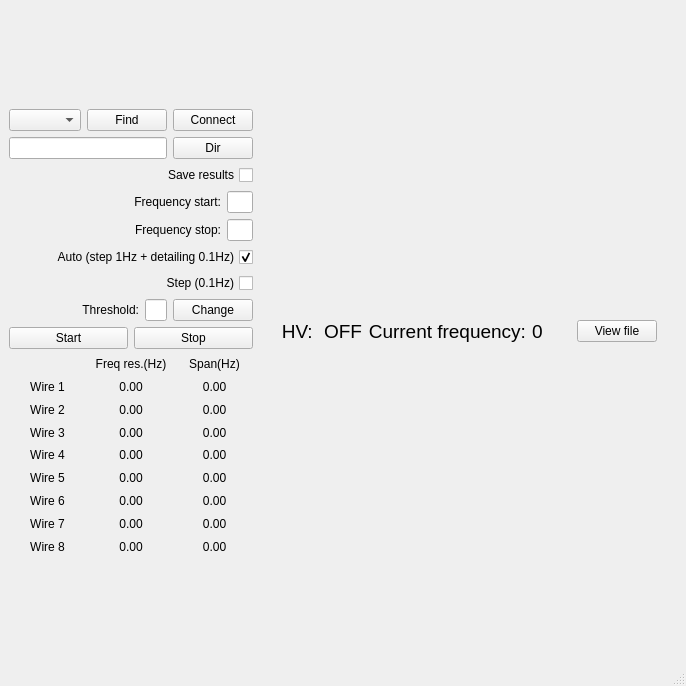
<?xml version="1.0" encoding="UTF-8"?>
<ui version="4.0">
 <class>MainWindow</class>
 <widget class="QMainWindow" name="MainWindow">
  <property name="geometry">
   <rect>
    <x>0</x>
    <y>0</y>
    <width>686</width>
    <height>686</height>
   </rect>
  </property>
  <property name="windowTitle">
   <string>Resonance test</string>
  </property>
  <widget class="QWidget" name="centralwidget">
   <layout class="QHBoxLayout" name="horizontalLayout_2" stretch="1,8">
    <item>
     <layout class="QVBoxLayout" name="verticalLayout">
      <property name="sizeConstraint">
       <enum>QLayout::SetMaximumSize</enum>
      </property>
      <property name="topMargin">
       <number>100</number>
      </property>
      <property name="bottomMargin">
       <number>100</number>
      </property>
      <item>
       <layout class="QHBoxLayout" name="horizontalLayout_3" stretch="3,1,1">
        <item>
         <widget class="QComboBox" name="comboBox_ports"/>
        </item>
        <item>
         <widget class="QPushButton" name="pushButton_find">
          <property name="text">
           <string>Find</string>
          </property>
         </widget>
        </item>
        <item>
         <widget class="QPushButton" name="pushButton_connect">
          <property name="text">
           <string>Connect</string>
          </property>
         </widget>
        </item>
       </layout>
      </item>
      <item>
       <layout class="QHBoxLayout" name="horizontalLayout_4">
        <item>
         <widget class="QLineEdit" name="lineEdit_directory">
          <property name="readOnly">
           <bool>true</bool>
          </property>
         </widget>
        </item>
        <item>
         <widget class="QPushButton" name="pushButton_directory">
          <property name="text">
           <string>Dir</string>
          </property>
         </widget>
        </item>
       </layout>
      </item>
      <item>
       <layout class="QHBoxLayout" name="horizontalLayout_5">
        <item>
         <widget class="QCheckBox" name="checkBox_save">
          <property name="layoutDirection">
           <enum>Qt::RightToLeft</enum>
          </property>
          <property name="text">
           <string>Save results</string>
          </property>
         </widget>
        </item>
       </layout>
      </item>
      <item>
       <layout class="QHBoxLayout" name="horizontalLayout_6" stretch="8,1">
        <item>
         <widget class="QLabel" name="label">
          <property name="layoutDirection">
           <enum>Qt::RightToLeft</enum>
          </property>
          <property name="text">
           <string>Frequency start:</string>
          </property>
          <property name="alignment">
           <set>Qt::AlignRight|Qt::AlignTrailing|Qt::AlignVCenter</set>
          </property>
         </widget>
        </item>
        <item>
         <widget class="QLineEdit" name="lineEdit_start">
          <property name="alignment">
           <set>Qt::AlignCenter</set>
          </property>
         </widget>
        </item>
       </layout>
      </item>
      <item>
       <layout class="QHBoxLayout" name="horizontalLayout_7" stretch="8,1">
        <item>
         <widget class="QLabel" name="label_2">
          <property name="text">
           <string>Frequency stop:</string>
          </property>
          <property name="alignment">
           <set>Qt::AlignRight|Qt::AlignTrailing|Qt::AlignVCenter</set>
          </property>
         </widget>
        </item>
        <item>
         <widget class="QLineEdit" name="lineEdit_stop">
          <property name="alignment">
           <set>Qt::AlignCenter</set>
          </property>
         </widget>
        </item>
       </layout>
      </item>
      <item>
       <layout class="QHBoxLayout" name="horizontalLayout_8">
        <item>
         <widget class="QCheckBox" name="checkBox_auto">
          <property name="layoutDirection">
           <enum>Qt::RightToLeft</enum>
          </property>
          <property name="text">
           <string>Auto (step 1Hz + detailing 0.1Hz)</string>
          </property>
          <property name="checked">
           <bool>true</bool>
          </property>
         </widget>
        </item>
       </layout>
      </item>
      <item>
       <layout class="QHBoxLayout" name="horizontalLayout_9">
        <item>
         <widget class="QCheckBox" name="checkBox_step">
          <property name="layoutDirection">
           <enum>Qt::RightToLeft</enum>
          </property>
          <property name="text">
           <string>Step (0.1Hz)</string>
          </property>
         </widget>
        </item>
       </layout>
      </item>
      <item>
       <layout class="QHBoxLayout" name="horizontalLayout_11" stretch="8,1,0">
        <item>
         <widget class="QLabel" name="label_3">
          <property name="text">
           <string>Threshold:</string>
          </property>
          <property name="alignment">
           <set>Qt::AlignRight|Qt::AlignTrailing|Qt::AlignVCenter</set>
          </property>
         </widget>
        </item>
        <item>
         <widget class="QLineEdit" name="lineEdit_threshold">
          <property name="alignment">
           <set>Qt::AlignCenter</set>
          </property>
         </widget>
        </item>
        <item>
         <widget class="QPushButton" name="pushButton_change">
          <property name="text">
           <string>Change</string>
          </property>
         </widget>
        </item>
       </layout>
      </item>
      <item>
       <layout class="QHBoxLayout" name="horizontalLayout_10">
        <item>
         <widget class="QPushButton" name="pushButton_start">
          <property name="text">
           <string>Start</string>
          </property>
         </widget>
        </item>
        <item>
         <widget class="QPushButton" name="pushButton_stop">
          <property name="text">
           <string>Stop</string>
          </property>
         </widget>
        </item>
       </layout>
      </item>
      <item>
       <layout class="QGridLayout" name="gridLayout_2">
        <property name="sizeConstraint">
         <enum>QLayout::SetFixedSize</enum>
        </property>
        <property name="verticalSpacing">
         <number>6</number>
        </property>
        <item row="1" column="0">
         <widget class="QLabel" name="label_5">
          <property name="text">
           <string>Wire 1</string>
          </property>
          <property name="alignment">
           <set>Qt::AlignCenter</set>
          </property>
         </widget>
        </item>
        <item row="6" column="0">
         <widget class="QLabel" name="label_6">
          <property name="text">
           <string>Wire 6</string>
          </property>
          <property name="alignment">
           <set>Qt::AlignCenter</set>
          </property>
         </widget>
        </item>
        <item row="0" column="2">
         <widget class="QLabel" name="label_9">
          <property name="text">
           <string>Span(Hz)</string>
          </property>
          <property name="alignment">
           <set>Qt::AlignCenter</set>
          </property>
         </widget>
        </item>
        <item row="3" column="0">
         <widget class="QLabel" name="label_10">
          <property name="text">
           <string>Wire 3</string>
          </property>
          <property name="alignment">
           <set>Qt::AlignCenter</set>
          </property>
         </widget>
        </item>
        <item row="7" column="0">
         <widget class="QLabel" name="label_13">
          <property name="text">
           <string>Wire 7</string>
          </property>
          <property name="alignment">
           <set>Qt::AlignCenter</set>
          </property>
         </widget>
        </item>
        <item row="5" column="0">
         <widget class="QLabel" name="label_12">
          <property name="text">
           <string>Wire 5</string>
          </property>
          <property name="alignment">
           <set>Qt::AlignCenter</set>
          </property>
         </widget>
        </item>
        <item row="0" column="1">
         <widget class="QLabel" name="label_8">
          <property name="text">
           <string>Freq res.(Hz)</string>
          </property>
          <property name="alignment">
           <set>Qt::AlignCenter</set>
          </property>
         </widget>
        </item>
        <item row="2" column="0">
         <widget class="QLabel" name="label_7">
          <property name="text">
           <string>Wire 2</string>
          </property>
          <property name="alignment">
           <set>Qt::AlignCenter</set>
          </property>
         </widget>
        </item>
        <item row="4" column="0">
         <widget class="QLabel" name="label_11">
          <property name="text">
           <string>Wire 4</string>
          </property>
          <property name="alignment">
           <set>Qt::AlignCenter</set>
          </property>
         </widget>
        </item>
        <item row="8" column="0">
         <widget class="QLabel" name="label_14">
          <property name="text">
           <string>Wire 8</string>
          </property>
          <property name="alignment">
           <set>Qt::AlignCenter</set>
          </property>
         </widget>
        </item>
        <item row="1" column="1">
         <widget class="QLabel" name="freqW0">
          <property name="text">
           <string>0.00</string>
          </property>
          <property name="alignment">
           <set>Qt::AlignCenter</set>
          </property>
         </widget>
        </item>
        <item row="2" column="1">
         <widget class="QLabel" name="freqW1">
          <property name="text">
           <string>0.00</string>
          </property>
          <property name="alignment">
           <set>Qt::AlignCenter</set>
          </property>
         </widget>
        </item>
        <item row="3" column="1">
         <widget class="QLabel" name="freqW2">
          <property name="text">
           <string>0.00</string>
          </property>
          <property name="alignment">
           <set>Qt::AlignCenter</set>
          </property>
         </widget>
        </item>
        <item row="4" column="1">
         <widget class="QLabel" name="freqW3">
          <property name="text">
           <string>0.00</string>
          </property>
          <property name="alignment">
           <set>Qt::AlignCenter</set>
          </property>
         </widget>
        </item>
        <item row="5" column="1">
         <widget class="QLabel" name="freqW4">
          <property name="text">
           <string>0.00</string>
          </property>
          <property name="alignment">
           <set>Qt::AlignCenter</set>
          </property>
         </widget>
        </item>
        <item row="6" column="1">
         <widget class="QLabel" name="freqW5">
          <property name="text">
           <string>0.00</string>
          </property>
          <property name="alignment">
           <set>Qt::AlignCenter</set>
          </property>
         </widget>
        </item>
        <item row="7" column="1">
         <widget class="QLabel" name="freqW6">
          <property name="text">
           <string>0.00</string>
          </property>
          <property name="alignment">
           <set>Qt::AlignCenter</set>
          </property>
         </widget>
        </item>
        <item row="8" column="1">
         <widget class="QLabel" name="freqW7">
          <property name="text">
           <string>0.00</string>
          </property>
          <property name="alignment">
           <set>Qt::AlignCenter</set>
          </property>
         </widget>
        </item>
        <item row="1" column="2">
         <widget class="QLabel" name="spanW0">
          <property name="text">
           <string>0.00</string>
          </property>
          <property name="alignment">
           <set>Qt::AlignCenter</set>
          </property>
         </widget>
        </item>
        <item row="2" column="2">
         <widget class="QLabel" name="spanW1">
          <property name="text">
           <string>0.00</string>
          </property>
          <property name="alignment">
           <set>Qt::AlignCenter</set>
          </property>
         </widget>
        </item>
        <item row="3" column="2">
         <widget class="QLabel" name="spanW2">
          <property name="text">
           <string>0.00</string>
          </property>
          <property name="alignment">
           <set>Qt::AlignCenter</set>
          </property>
         </widget>
        </item>
        <item row="4" column="2">
         <widget class="QLabel" name="spanW3">
          <property name="text">
           <string>0.00</string>
          </property>
          <property name="alignment">
           <set>Qt::AlignCenter</set>
          </property>
         </widget>
        </item>
        <item row="5" column="2">
         <widget class="QLabel" name="spanW4">
          <property name="text">
           <string>0.00</string>
          </property>
          <property name="alignment">
           <set>Qt::AlignCenter</set>
          </property>
         </widget>
        </item>
        <item row="6" column="2">
         <widget class="QLabel" name="spanW5">
          <property name="text">
           <string>0.00</string>
          </property>
          <property name="alignment">
           <set>Qt::AlignCenter</set>
          </property>
         </widget>
        </item>
        <item row="7" column="2">
         <widget class="QLabel" name="spanW6">
          <property name="text">
           <string>0.00</string>
          </property>
          <property name="alignment">
           <set>Qt::AlignCenter</set>
          </property>
         </widget>
        </item>
        <item row="8" column="2">
         <widget class="QLabel" name="spanW7">
          <property name="text">
           <string>0.00</string>
          </property>
          <property name="alignment">
           <set>Qt::AlignCenter</set>
          </property>
         </widget>
        </item>
       </layout>
      </item>
     </layout>
    </item>
    <item>
     <layout class="QVBoxLayout" name="verticalLayout_2" stretch="1,10">
      <item>
       <layout class="QHBoxLayout" name="horizontalLayout" stretch="5,5,5,5,1">
        <property name="leftMargin">
         <number>20</number>
        </property>
        <property name="rightMargin">
         <number>20</number>
        </property>
        <item>
         <widget class="QLabel" name="label_17">
          <property name="font">
           <font>
            <pointsize>14</pointsize>
           </font>
          </property>
          <property name="layoutDirection">
           <enum>Qt::LeftToRight</enum>
          </property>
          <property name="text">
           <string>HV: </string>
          </property>
          <property name="alignment">
           <set>Qt::AlignRight|Qt::AlignTrailing|Qt::AlignVCenter</set>
          </property>
         </widget>
        </item>
        <item>
         <widget class="QLabel" name="label_indicator">
          <property name="font">
           <font>
            <pointsize>14</pointsize>
           </font>
          </property>
          <property name="text">
           <string>OFF</string>
          </property>
         </widget>
        </item>
        <item>
         <widget class="QLabel" name="label_15">
          <property name="font">
           <font>
            <pointsize>14</pointsize>
           </font>
          </property>
          <property name="text">
           <string>Current frequency:</string>
          </property>
          <property name="alignment">
           <set>Qt::AlignRight|Qt::AlignTrailing|Qt::AlignVCenter</set>
          </property>
         </widget>
        </item>
        <item>
         <widget class="QLabel" name="label_frequency">
          <property name="font">
           <font>
            <pointsize>14</pointsize>
           </font>
          </property>
          <property name="text">
           <string>0</string>
          </property>
         </widget>
        </item>
        <item>
         <widget class="QPushButton" name="pushButton_view">
          <property name="sizePolicy">
           <sizepolicy hsizetype="Fixed" vsizetype="Fixed">
            <horstretch>0</horstretch>
            <verstretch>0</verstretch>
           </sizepolicy>
          </property>
          <property name="text">
           <string>View file</string>
          </property>
         </widget>
        </item>
       </layout>
      </item>
      <item>
       <layout class="QGridLayout" name="gridLayout">
        <property name="spacing">
         <number>0</number>
        </property>
       </layout>
      </item>
     </layout>
    </item>
   </layout>
  </widget>
  <widget class="QMenuBar" name="menubar">
   <property name="geometry">
    <rect>
     <x>0</x>
     <y>0</y>
     <width>686</width>
     <height>21</height>
    </rect>
   </property>
  </widget>
  <widget class="QStatusBar" name="statusbar"/>
 </widget>
 <resources/>
 <connections/>
</ui>
